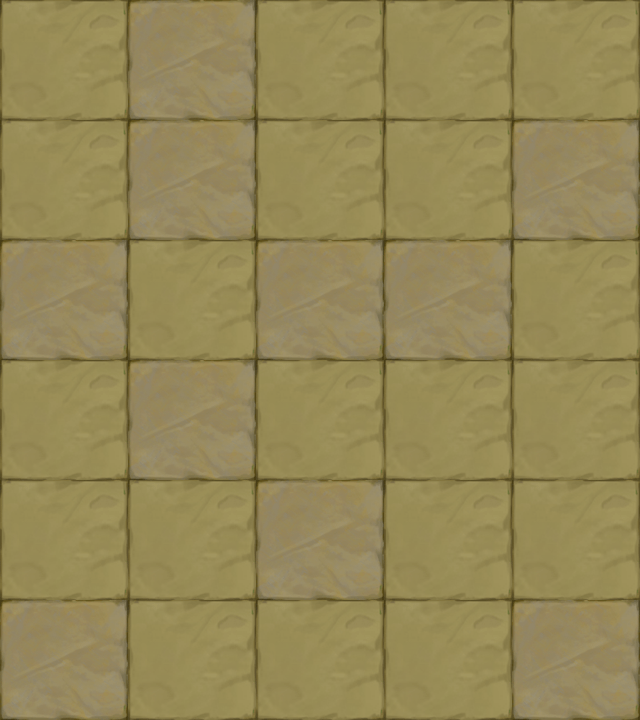

A 2D game scene composited from a Tiled map and its tileset images. What follows is a short description and the map's XML, with each tile layer's data collapsed to a summary:
An orthogonal 5x6 tile map with 128x120 px tiles, 1 tile layer (块层 1).

<map version="1.0" orientation="orthogonal" width="5" height="6" tilewidth="128" tileheight="120">
 <tileset firstgid="1" name="map024" tilewidth="128" tileheight="120">
  <image source="map024.png" width="256" height="120" />
 </tileset>
 <layer name="块层 1" width="5" height="6">
  <data>[30 cells, 30 non-empty, 2 distinct tile ids]</data>
 </layer>
</map>
